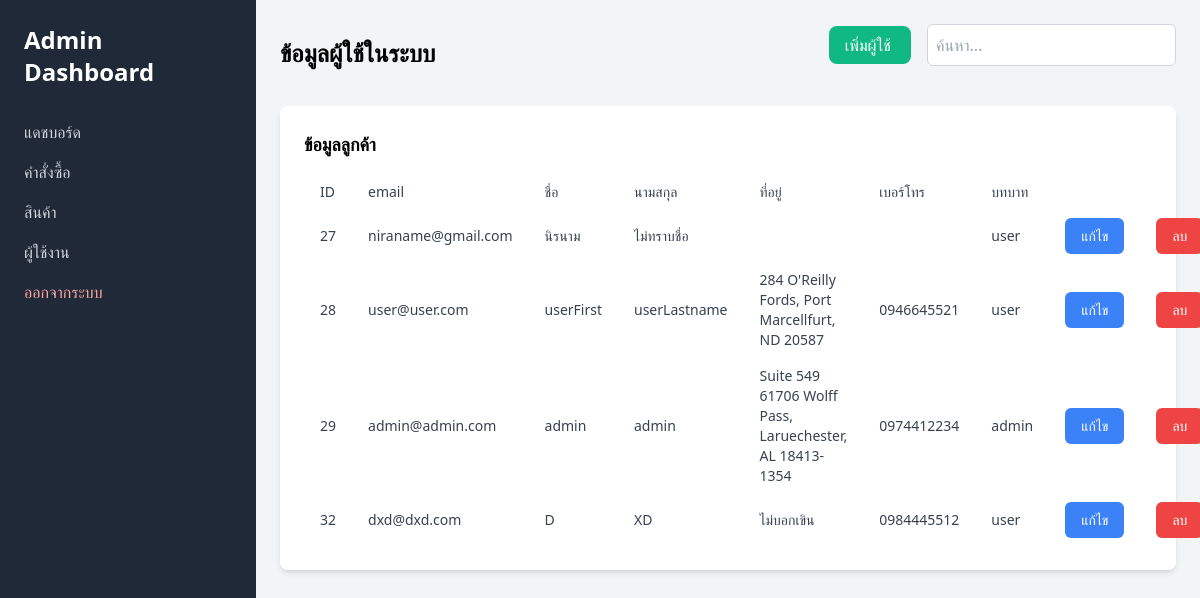
/admin/customer_data.php (signed in), run on the app's committed database.
### tables this page shows
CREATE TABLE IF NOT EXISTS `userdata` (
  `user_id` int(11) NOT NULL AUTO_INCREMENT,
  `email` varchar(255) NOT NULL,
  `password` varchar(255) NOT NULL,
  `first_name` varchar(255) NOT NULL,
  `last_name` varchar(255) NOT NULL,
  `title_name` varchar(255) NOT NULL,
  `address` text NOT NULL,
  `phone_number` varchar(10) NOT NULL,
  `role` enum('user','admin') NOT NULL,
  PRIMARY KEY (`user_id`)
);

### admin/customer_data.php (the view, shortened to what this page needs)
<?php
include "../dbconnect.php";
$sql = "SELECT * FROM userdata";
$result = $conn->query($sql);
?>
<html lang="en">
<head>
    <link href="https://cdn.jsdelivr.net/npm/tailwindcss@2.2.19/dist/tailwind.min.css" rel="stylesheet">
</head>
<body class="bg-gray-100">
    <div class="flex w-full h-screen">
        <?php include 'sidebar.php'; ?>
        <div class="flex-1 p-6 overflow-y-auto h-screen">
            <div class="flex justify-between items-center mb-6">
                <h1 class="text-2xl font-semibold">ข้อมูลผู้ใช้ในระบบ</h1>
                <div class="flex items-center space-x-4">
                    <form action="" method="GET">
                        <a href="create_customer.php"
                            class=" bg-green-500 text-right text-white px-4 py-2 rounded-lg hover:bg-green-600 mr-4">
                            เพิ่มผู้ใช้
                        </a>
                        <input type="text" name="search" placeholder="ค้นหา..."
                            class="p-2 rounded-md border border-gray-300">
                    </form>
                </div>
            </div>
            <div class="bg-white p-6 rounded-lg shadow-md">
                <h3 class="text-lg font-semibold mb-4">ข้อมูลลูกค้า</h3>
                <table class="min-w-full table-auto">
                    <thead>
                        <tr>
                            <th class="px-4 py-2 text-left text-sm font-medium text-gray-700">ID</th>
                            <th class="px-4 py-2 text-left text-sm font-medium text-gray-700">email</th>
                            <th class="px-4 py-2 text-left text-sm font-medium text-gray-700">ชื่อ</th>
                            <th class="px-4 py-2 text-left text-sm font-medium text-gray-700">นามสกุล</th>
                            <th class="px-4 py-2 text-left text-sm font-medium text-gray-700">ที่อยู่</th>
                            <th class="px-4 py-2 text-left text-sm font-medium text-gray-700">เบอร์โทร</th>
                            <th class="px-4 py-2 text-left text-sm font-medium text-gray-700">บทบาท</th>
                            <th class="px-4 py-2 text-sm font-medium text-gray-700"></th>
                            <th class="px-4 py-2 text-sm font-medium text-gray-700"></th>
                        </tr>
                    </thead>
                    <tbody>
                        <?php if ($result->num_rows > 0): ?>
                            <?php while ($row = $result->fetch_assoc()): ?>
                                <tr>
                                    <td class="px-4 py-2 text-sm text-gray-700">
                                        <?php echo htmlspecialchars($row['user_id']); ?>
                                    </td>
                                    <td class="px-4 py-2 text-sm text-gray-700">
                                        <?php echo htmlspecialchars($row['email']); ?>
                                    </td>
                                    <td class="px-4 py-2 text-sm text-gray-700">
                                        <?php echo htmlspecialchars($row['first_name']); ?>
                                    </td>
                                    <td class="px-4 py-2 text-sm text-gray-700">
                                        <?php echo htmlspecialchars($row['last_name']); ?>
                                    </td>
                                    <td class="px-4 py-2 text-sm text-gray-700">
                                        <?php echo htmlspecialchars($row['address']); ?>
                                    </td>
                                    <td class="px-4 py-2 text-sm text-gray-700">
                                        <?php echo htmlspecialchars($row['phone_number']); ?>
                                    </td>
                                    <td class="px-4 py-2 text-sm text-gray-700">
                                        <?php echo htmlspecialchars($row['role']); ?>
                                    </td>
                                    <td class="px-4 py-2 text-sm text-gray-700">
                                        <button
                                            class="px-4 py-2 bg-blue-500 text-white rounded-md hover:bg-blue-600 focus:outline-none focus:ring-2 focus:ring-blue-400"
                                            onclick="window.location.href='edit_customer.php?id=<?php echo htmlspecialchars($row['user_id']); ?>'">
                                            แก้ไข
                                        </button>
                                    </td>
                                    <td class="px-4 py-2 text-sm text-gray-700">
                                        <button
                                            class="px-4 py-2 bg-red-500 text-white rounded-md hover:bg-red-600 focus:outline-none focus:ring-2 focus:ring-red-400"
                                            onclick="window.location.href='delete_customer.php?id=<?php echo htmlspecialchars($row['user_id']); ?>'">
                                            ลบ
                                        </button>
                                    </td>
                                </tr>
                            <?php endwhile; ?>
                        <?php else: ?>
                            <tr>
                                <td colspan="4" class="px-4 py-2 text-sm text-gray-700 text-center">No products found</td>
                            </tr>
                        <?php endif; ?>
                    </tbody>
                </table>
            </div>
        </div>
    </div>
</body>
</html>

### data on the page
userdata: user_id "27", email "niraname@gmail.com", first_name "นิรนาม", last_name "ไม่ทราบชื่อ", role "user"
userdata: user_id "28", email "user@user.com", first_name "userFirst", last_name "userLastname", address "284 O'Reilly Fords, Port Marcellfurt, ND 20587", phone_number "0946645521", role "user"
userdata: user_id "29", email "admin@admin.com", first_name "admin", last_name "admin", address "Suite 549 61706 Wolff Pass, Laruechester, AL 18413-1354", phone_number "0974412234", role "admin"
userdata: user_id "32", email "dxd@dxd.com", first_name "D", last_name "XD", address "ไม่บอกเขิน", phone_number "0984445512", role "user"
